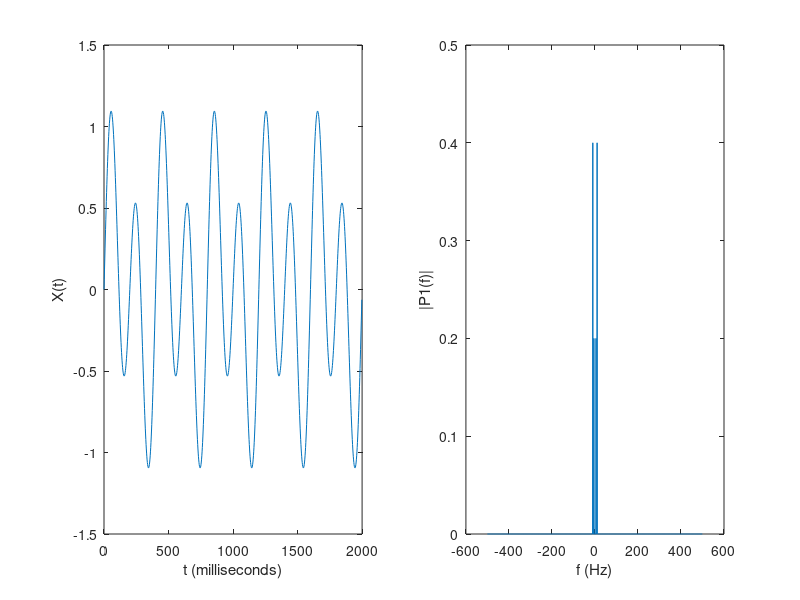
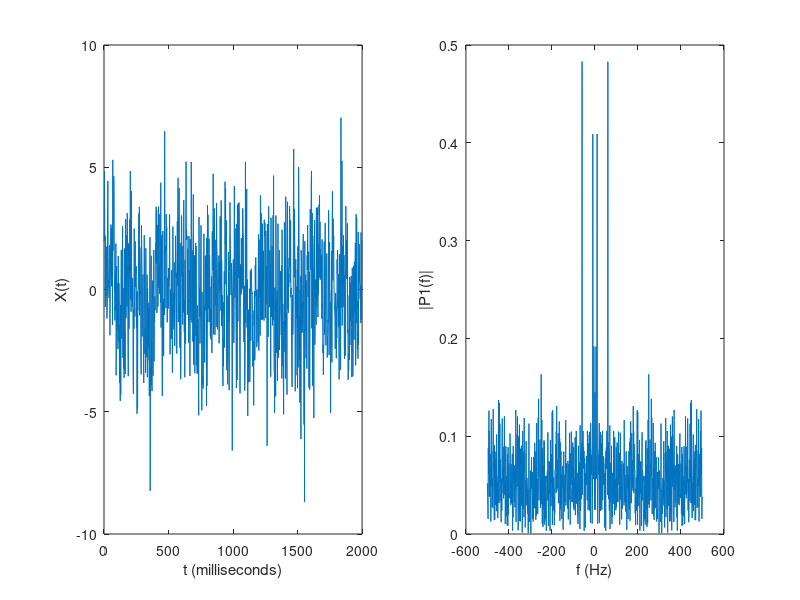
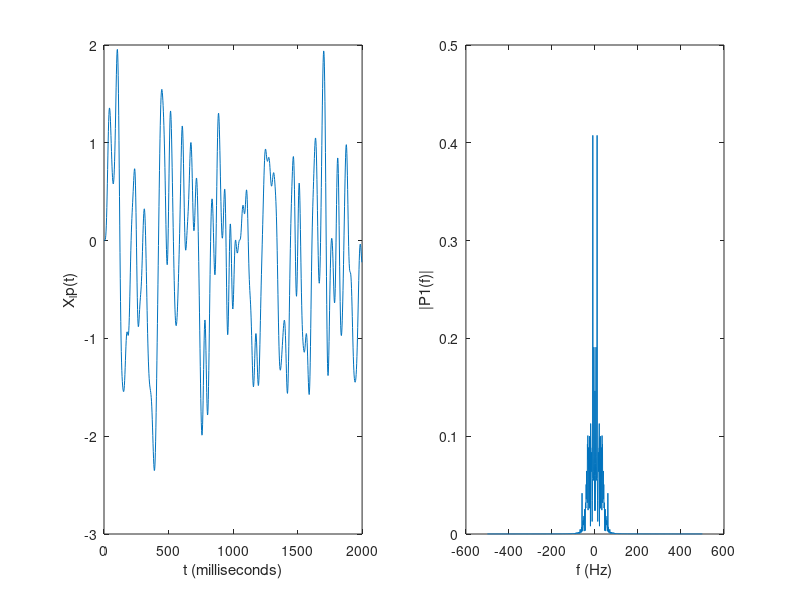
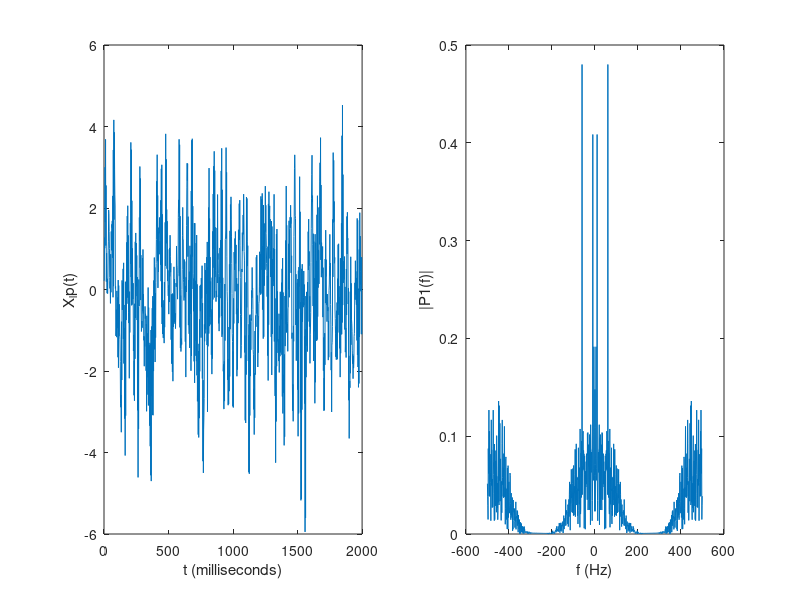

Write MATLAB code to recreate these figures, in order.
clear
close all

%% setting up data
Fs = 1000;            % Sampling frequency
T = 2/Fs;             % Sampling period
L = 1000;             % Length of signal
t = (0:L-1)*T;        % Time vector
w = 10*pi;

% S = 0.8*sin(w*t) + 0.6*sin(w*sin(w*t));
S = 0.8*sin(w*t) + 0.4*sin(0.5*w*t);

figure(1)
subplot(121)
plot(1000*t, S)
xlabel('t (milliseconds)')
ylabel('X(t)')

subplot(122)
Y = fftshift(abs(fft(S)/L));
f = Fs*((-L/2):(L-1)/2)/L;
plot(f,Y)
xlabel('f (Hz)')
ylabel('|P1(f)|')

%% adding noise
X = S + sin(60*pi*t) + 2*randn(size(t));  

figure(2)
subplot(121)
plot(1000*t, X)
xlabel('t (milliseconds)')
ylabel('X(t)')

subplot(122)
Y_ns = fftshift(abs(fft(X)/L));
f = Fs*((-L/2):(L-1)/2)/L;
plot(f,Y_ns)
xlabel('f (Hz)')
ylabel('|P1(f)|')


%% lowpass butterworth at 300 Hz
fc = 40;
Fs = 1000;

[b,a] = butter(6,fc/(Fs/2));
% freqz(b,a)

X_lp = filter(b, a, X);

figure(3)
subplot(121)
plot(1000*t, X_lp)
xlabel('t (milliseconds)')
ylabel('X_lp(t)')

subplot(122)
Y_lp = fftshift(abs(fft(X_lp)/L));
f = Fs*((-L/2):(L-1)/2)/L;
plot(f,Y_lp)
xlabel('f (Hz)')
ylabel('|P1(f)|')

%% bandstop butterworth with edges at 0.2 pi and 0.6 pi
[b,a] = butter(3,[0.21 0.8],'stop');
% freqz(b,a)

X_bs = filter(b, a, X);

figure(4)
subplot(121)
plot(1000*t, X_bs)
xlabel('t (milliseconds)')
ylabel('X_lp(t)')

subplot(122)
Y_bs = fftshift(abs(fft(X_bs)/L));
f = Fs*((-L/2):(L-1)/2)/L;
plot(f,Y_bs)
xlabel('f (Hz)')
ylabel('|P1(f)|')
